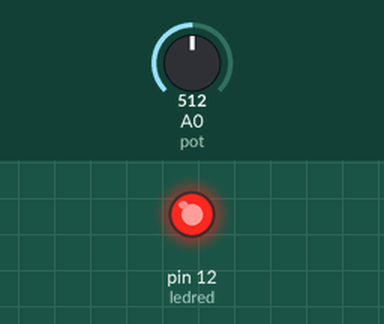
Bench run of a sketch on a simulated Arduino Uno, built with avr-gcc and run on an emulated ATmega328P. Shown: output pins drawn as LEDs (lit = HIGH). Inputs (shaded band) come from the test bench; at power-on: A0 (pot) = 512.

Above: at 1.2 s.
1.3 s: A0 (pot) set to 5
2.8 s: A0 (pot) set to 2
At 3.2 s:
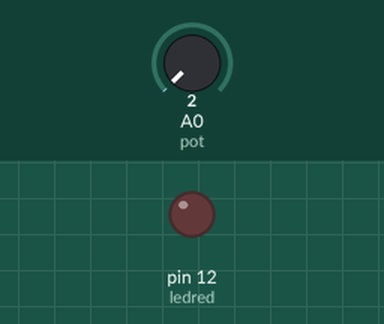
4.3 s: A0 (pot) set to 122
At 5.5 s:
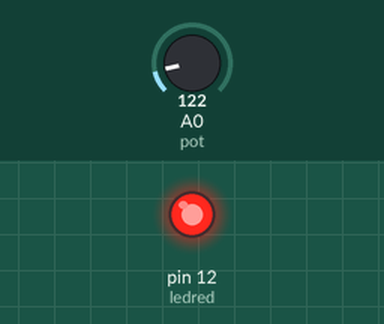
5.8 s: A0 (pot) set to 0
At 6.7 s:
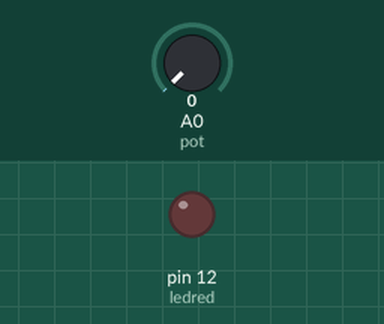
Timing chart, 0 to 8.3 s (numbered marks = the images above; inputs shaded):
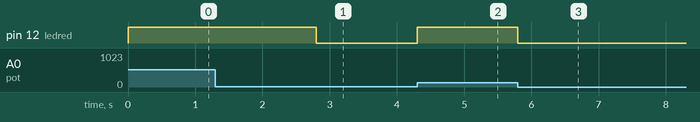

Measured:
- the behaviour switches between 4 and 3 on A0 (pot) (found by bisection; images 0 and 1)
- after the input at 1.3 s, every drawn part: stays the same
- after the input at 2.8 s, pin 12 (ledred): HIGH → LOW at once
- after the input at 4.3 s, pin 12 (ledred): LOW → HIGH at once
- after the input at 5.8 s, pin 12 (ledred): HIGH → LOW at once

The sketch:

1a.ino
```cpp
int ledred = 12;
int pot = A0;
int data;

void setup() {
  // put your setup code here, to run once:
  pinMode(ledred, OUTPUT);
  pinMode(pot, INPUT);
}

void loop() {
  // put your main code here, to run repeatedly:
  data = analogRead(pot);
  data = data/4;
  digitalWrite(ledred, data);
}
```
